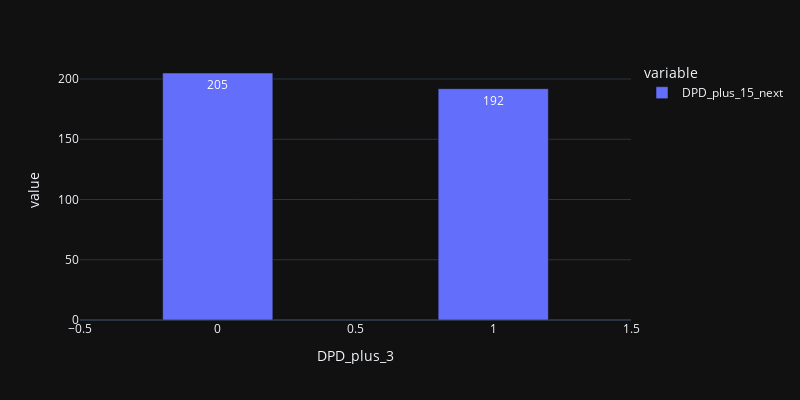

The notebook cell this image was saved under:
### Code cell
import plotly.express as px
fig = px.bar(dff.groupby(['DPD_plus_3'])['DPD_plus_15_next'].sum(),text_auto=True,width=800, height=400)
fig.update_traces(width=0.4)
fig.show()

### Figure 1 — Plotly figure (JSON) as saved in the notebook; plotly's stock layout.template omitted (floating-point values rounded to 4 significant figures)
{"data": [{"alignmentgroup": "True", "hovertemplate": "variable=DPD_plus_15_next<br>DPD_plus_3=%{x}<br>value=%{y}<extra></extra>", "legendgroup": "DPD_plus_15_next", "marker": {"color": "#636efa", "pattern": {"shape": ""}}, "name": "DPD_plus_15_next", "offsetgroup": "DPD_plus_15_next", "orientation": "v", "showlegend": true, "textposition": "auto", "texttemplate": "%{y}", "type": "bar", "width": 0.4, "x": [0, 1], "xaxis": "x", "y": [205, 192], "yaxis": "y"}], "layout": {"barmode": "relative", "height": 400, "legend": {"title": {"text": "variable"}, "tracegroupgap": 0}, "margin": {"t": 60}, "width": 800, "xaxis": {"anchor": "y", "domain": [0, 1], "title": {"text": "DPD_plus_3"}}, "yaxis": {"anchor": "x", "domain": [0, 1], "title": {"text": "value"}}}}
